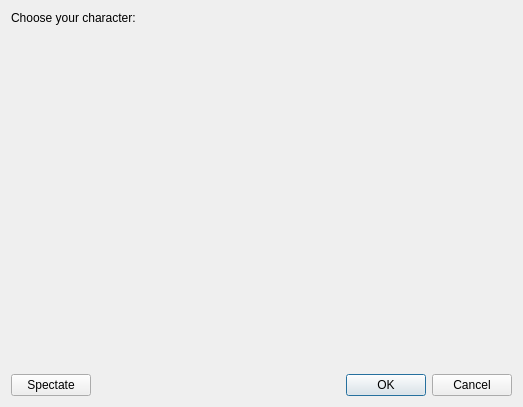
<?xml version="1.0" encoding="UTF-8"?>
<ui version="4.0">
 <class>Dialog</class>
 <widget class="QDialog" name="Dialog">
  <property name="geometry">
   <rect>
    <x>0</x>
    <y>0</y>
    <width>523</width>
    <height>407</height>
   </rect>
  </property>
  <property name="windowTitle">
   <string>Select Character</string>
  </property>
  <layout class="QGridLayout" name="gridLayout">
   <item row="3" column="1">
    <widget class="QDialogButtonBox" name="buttons">
     <property name="standardButtons">
      <set>QDialogButtonBox::Cancel|QDialogButtonBox::Ok</set>
     </property>
    </widget>
   </item>
   <item row="3" column="0">
    <widget class="QPushButton" name="spectate">
     <property name="text">
      <string>Spectate</string>
     </property>
    </widget>
   </item>
   <item row="1" column="0" colspan="2">
    <widget class="QListWidget" name="char_list">
     <property name="styleSheet">
      <string notr="true">background: transparent;</string>
     </property>
     <property name="showDropIndicator" stdset="0">
      <bool>false</bool>
     </property>
     <property name="iconSize">
      <size>
       <width>60</width>
       <height>60</height>
      </size>
     </property>
     <property name="flow">
      <enum>QListView::LeftToRight</enum>
     </property>
     <property name="layoutMode">
      <enum>QListView::Batched</enum>
     </property>
     <property name="viewMode">
      <enum>QListView::IconMode</enum>
     </property>
     <property name="uniformItemSizes">
      <bool>true</bool>
     </property>
     <property name="itemAlignment">
      <set>Qt::AlignCenter</set>
     </property>
     <item>
      <property name="text">
       <string/>
      </property>
      <property name="toolTip">
       <string>&lt;h3&gt;Awesome Face&lt;/h3&gt;
&lt;p&gt;Even he who not is a kek becomes a kek.&lt;/p&gt;</string>
      </property>
      <property name="icon">
       <iconset>
        <normaloff>../../../../../../Pictures/Other/awesomeface.gif</normaloff>../../../../../../Pictures/Other/awesomeface.gif</iconset>
      </property>
     </item>
     <item>
      <property name="text">
       <string/>
      </property>
      <property name="toolTip">
       <string>&lt;h3&gt;Derek Stiles&lt;/h3&gt;
&lt;p&gt;No description provided.&lt;/p&gt;</string>
      </property>
      <property name="icon">
       <iconset>
        <normaloff>../../../../../../Pictures/Other/Ace Attorney Clinical Trial/i_dstiles.png</normaloff>../../../../../../Pictures/Other/Ace Attorney Clinical Trial/i_dstiles.png</iconset>
      </property>
      <property name="flags">
       <set>ItemIsSelectable|ItemIsDragEnabled|ItemIsUserCheckable</set>
      </property>
     </item>
     <item>
      <property name="text">
       <string/>
      </property>
      <property name="icon">
       <iconset>
        <normaloff>../../../../../../Pictures/Other/Ace Attorney Clinical Trial/i_vniguel.png</normaloff>../../../../../../Pictures/Other/Ace Attorney Clinical Trial/i_vniguel.png</iconset>
      </property>
     </item>
     <item>
      <property name="text">
       <string/>
      </property>
      <property name="toolTip">
       <string>Unknown</string>
      </property>
      <property name="icon">
       <iconset>
        <normaloff>../../../../../../Pictures/Other/Ace Attorney Clinical Trial/Inconnu.png</normaloff>../../../../../../Pictures/Other/Ace Attorney Clinical Trial/Inconnu.png</iconset>
      </property>
     </item>
    </widget>
   </item>
   <item row="0" column="0" colspan="2">
    <widget class="QLabel" name="label">
     <property name="text">
      <string>Choose your character:</string>
     </property>
    </widget>
   </item>
  </layout>
 </widget>
 <resources/>
 <connections>
  <connection>
   <sender>buttons</sender>
   <signal>accepted()</signal>
   <receiver>Dialog</receiver>
   <slot>accept()</slot>
   <hints>
    <hint type="sourcelabel">
     <x>388</x>
     <y>384</y>
    </hint>
    <hint type="destinationlabel">
     <x>157</x>
     <y>274</y>
    </hint>
   </hints>
  </connection>
  <connection>
   <sender>buttons</sender>
   <signal>rejected()</signal>
   <receiver>Dialog</receiver>
   <slot>reject()</slot>
   <hints>
    <hint type="sourcelabel">
     <x>456</x>
     <y>390</y>
    </hint>
    <hint type="destinationlabel">
     <x>286</x>
     <y>274</y>
    </hint>
   </hints>
  </connection>
  <connection>
   <sender>spectate</sender>
   <signal>clicked()</signal>
   <receiver>Dialog</receiver>
   <slot>accept()</slot>
   <hints>
    <hint type="sourcelabel">
     <x>59</x>
     <y>375</y>
    </hint>
    <hint type="destinationlabel">
     <x>111</x>
     <y>312</y>
    </hint>
   </hints>
  </connection>
 </connections>
</ui>
